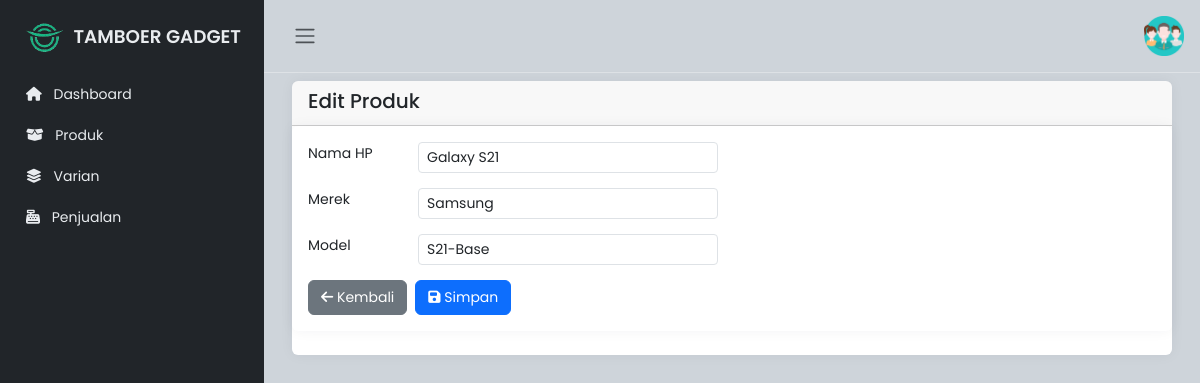
The page /pegawai/edit_produk.php?id=13 on the database its author committed.
### tables this page shows
CREATE TABLE `produk` (
  `id_produk` int(11) NOT NULL,
  `nama_hp` varchar(20) NOT NULL,
  `merek` varchar(15) NOT NULL,
  `model` varchar(15) NOT NULL
);

### pegawai/edit_produk.php (the view, shortened to what this page needs)
<!DOCTYPE html>
<html lang="en">
<head>
    <link rel="stylesheet" href="https://cdn.jsdelivr.net/npm/bootstrap@5.3.0-alpha2/dist/css/bootstrap.min.css">
    <link rel="stylesheet" href="https://cdnjs.cloudflare.com/ajax/libs/font-awesome/6.1.1/css/all.min.css">
    <link rel="stylesheet" href="https://cdn.datatables.net/1.11.3/css/dataTables.bootstrap5.min.css">
    <link rel="stylesheet" href="../css/style.css">
</head>
<body>
    <div class="wrapper">
        <?php include 'sidebar.php'; ?>
        <div class="main">
            <?php include 'navbar.php'; ?>
            <main class="content px-3 py-2">
                <div class="container-fluid">
                    <div class="card border-0">
                        <div class="card-header d-flex justify-content-between align-items-center">
                            <h5 class="card-title mb-1">Edit Produk</h5>
                        </div>
                        <div class="card border-0">
                            <div class="card-body">
                                <?php
                                include 'koneksi.php';
                                $id = $_GET['id'];
                                $sql = "SELECT * FROM produk Where id_produk = ?";
                                $stmt = $conn->prepare($sql);
                                $stmt->bind_param("i", $id);
                                $stmt->execute();
                                $result = $stmt->get_result();
                                if ($result->num_rows > 0) {
                                    $row = $result->fetch_assoc();
                                } else {
                                    die("Data produk tidak ditemukan.");
                                }
                                ?>
                                <form action="proses_edit_produk.php" method="POST">
                                    <div class="form-group">
                                        <label for="nama_hp" class="form-label">Nama HP</label>
                                        <input type="text" class="form-control form-control-sm" id="nama_hp"
                                            name="nama_hp" value="<?php echo $row['nama_hp']; ?>" required>
                                    </div>
                                    <div class="form-group">
                                        <label for="merek" class="form-label">Merek</label>
                                        <input type="text" class="form-control form-control-sm" id="merek" name="merek" value="<?php echo $row['merek']; ?>"
                                            required>
                                    </div>
                                    <div class="form-group">
                                        <label for="model" class="form-label">Model</label>
                                        <input type="text" class="form-control form-control-sm" id="model" name="model" value="<?php echo $row['model']; ?>"
                                            required>
                                    </div>
                                    <div class="d-flex justify-content-start">
                                        <button type="button" class="btn btn-secondary me-2"
                                            onclick="window.history.back()" style="font-size: 14px;">
                                            <i class="fas fa-arrow-left"></i> Kembali
                                        </button>
                                        <button type="submit" class="btn btn-primary" style="font-size: 14px;">
                                            <i class="fas fa-save"></i> Simpan
                                        </button>
                                    </div>
                                </form>
                            </div>
                        </div>
                    </div>
            </main>
        </div>
    </div>
</body>
</html>

### css/style.css (style rules this page uses)
body { font-family: "Poppins", sans-serif; font-size: 0.875rem; opacity: 1; overflow-y: scroll; margin: 0; }
.wrapper { align-items: stretch; display: flex; width: 100%; }
.main { display: flex; flex-direction: column; min-height: 100vh; min-width: 0; overflow: hidden; transition: all 0.35s ease-in-out; width: 100%; background: var(--bs-dark-bg-subtle); }
.content { flex: 1; max-width: 100vw; width: 100vw; }
@media (min-width: 768px) { .content { max-width: auto; width: auto; } }
.card { box-shadow: 0 0 0.875rem 0 rgba(34, 46, 60, 0.05); margin-bottom: 24px; }

### pegawai/edit_produk.php (style rules this page uses)
.form-group { display: flex; align-items: center; margin-bottom: 15px; }
.form-label { min-width: 110px; }
.form-control-sm { max-width: 300px; }

### rows shown on the page
produk: nama_hp "Galaxy S21", merek "Samsung", model "S21-Base"
